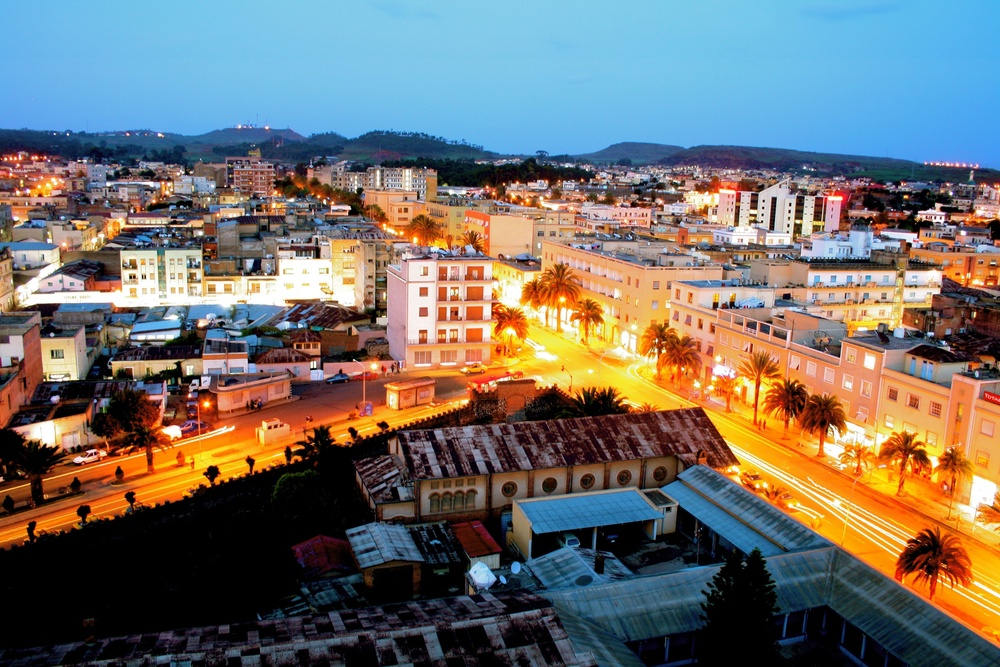
#> input picture Lab Task 5/2. Image Segmentation and Thresholding/3.jpg, 1000 x 667 px, shrunk from 3888 x 2592 before the run
$ jupyter execute 'Otsu Thresholding.ipynb'
#> lines starting #> are read from the running program, lines starting #| are printed output that depends on the picture; after the words box and inside, x2 and y2 are one past the last pixel; in counts of white or black regions, pixels touching at a corner belong together
[cell 1]
import cv2
import numpy as np
import matplotlib.pyplot as plt

image = cv2.imread('3.jpg')
#> image is the input picture: shape (667, 1000, 3); mean B, G, R 107.4, 111.9, 114.5
gray_image = cv2.cvtColor(image, cv2.COLOR_BGR2GRAY)
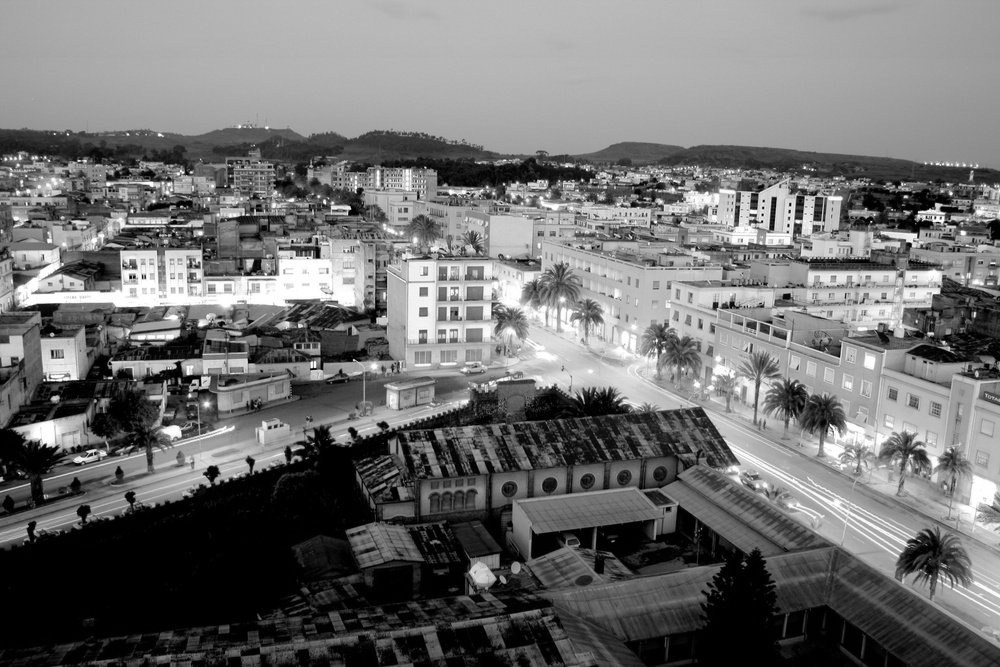
#> gray_image: shape (667, 1000); min 0, max 255, mean 112.1

[cell 2]
def show_image(img, title):
    plt.imshow(img, cmap='gray')
    plt.title(title)
    plt.axis('off')
    plt.show()

[cell 3]
show_image(gray_image, "Original Grayscale Image")

[cell 4]
ret, otsu_thresh = cv2.threshold(
    gray_image, 0, 255, cv2.THRESH_BINARY + cv2.THRESH_OTSU)
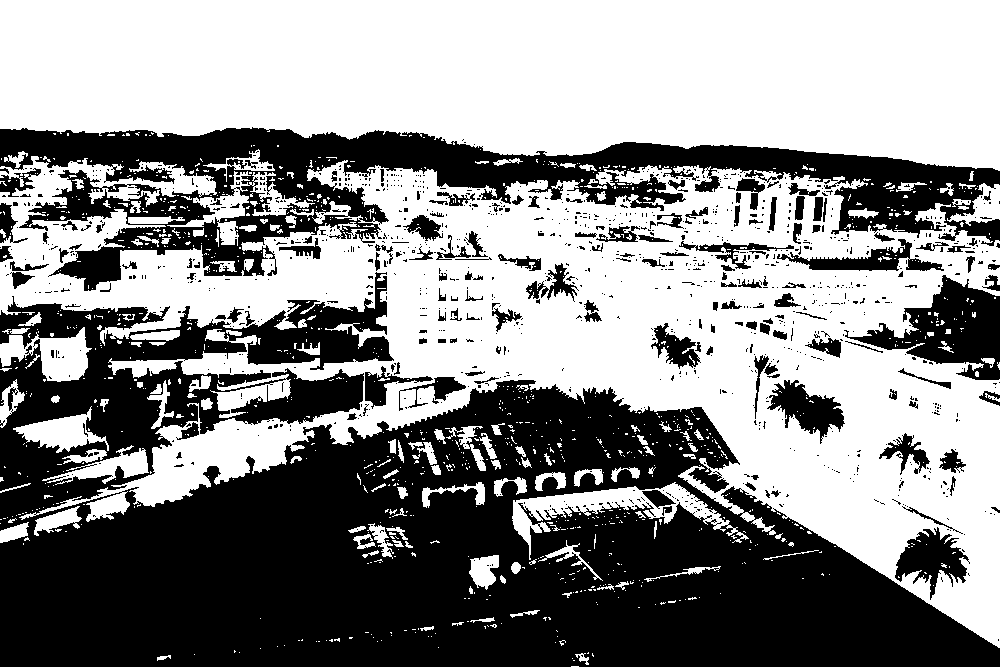
#> otsu_thresh: shape (667, 1000); 55.1% white; 1141 black regions (981 under 20 px), largest, box (x1, y1, x2, y2) and area: (0, 272, 1000, 667) 211854, (0, 127, 1000, 291) 53148, (844, 275, 1000, 380) 7126
#> ret = 105
print("Calculated Otsu threshold value:", ret)
#| Calculated Otsu threshold value: 105.0
show_image(otsu_thresh, "Otsu’s Thresholding")
